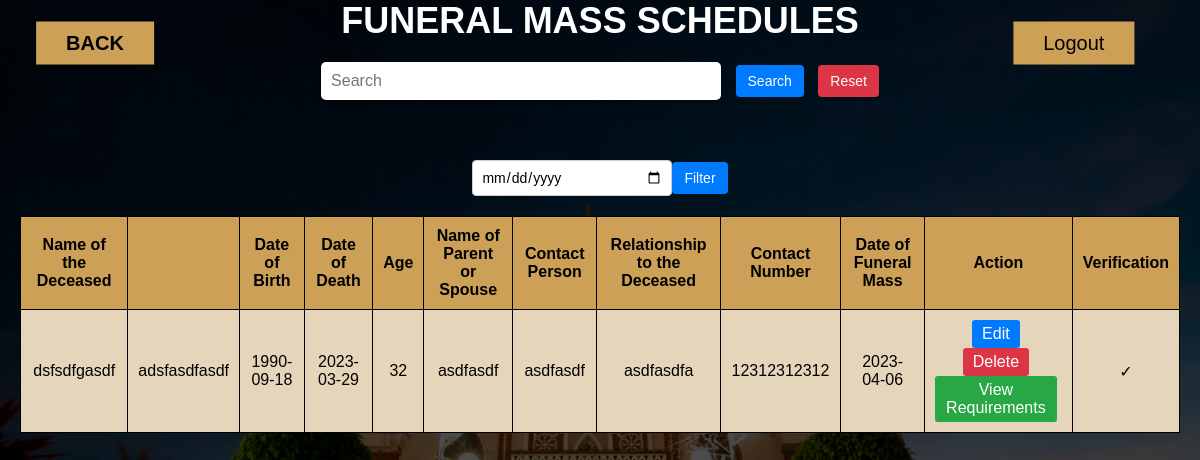
The page /adminfuneral.php (signed in) on the database as committed earlier.
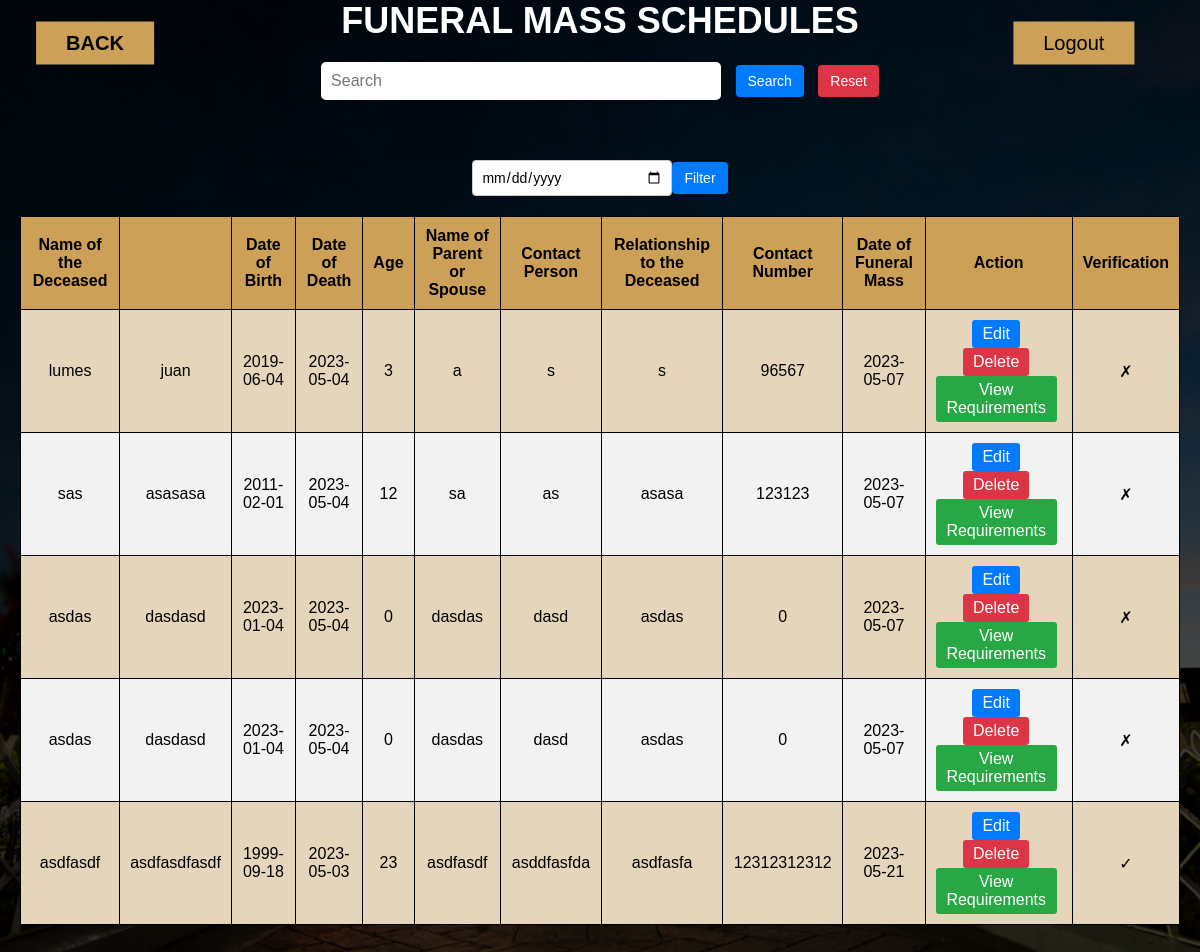
The same page on the database as committed later.
### tables this page shows
CREATE TABLE `tbl_funeral` (
  `id` int(11) NOT NULL,
  `lastname` varchar(255) NOT NULL,
  `firstname` varchar(255) NOT NULL,
  `birth` date NOT NULL,
  `death` date NOT NULL,
  `age` int(11) NOT NULL,
  `spouse` varchar(255) NOT NULL,
  `name_of_kin` varchar(255) NOT NULL,
  `relationship_to_deceased` varchar(255) NOT NULL,
  `number` bigint(20) NOT NULL,
  `mass` date NOT NULL,
  `death_certificate` tinyint(1) NOT NULL
);

### adminfuneral.php (the view, shortened to what this page needs)
<?php
$conn = new mysqli('localhost', 'root', '', 'db_church');
$search = '';
$massFilter = '';
$sql = "SELECT * FROM tbl_funeral";
$sql .= " ORDER BY mass ASC";
$result = $conn->query($sql);
?>
<!DOCTYPE html>
<html lang="en">
<head>
    <link rel="stylesheet" href="admin.css">
</head>
<body>
    <section class="title">
        <form class="name">
            <h1>FUNERAL MASS SCHEDULES</h1>
        </form>
    </section>
    <div class="container">
        <div class="content">
            <a href="logout.php" class="btn">Logout</a>
            <a href="admin1.php" class="btn2"><b>BACK</b></a>
        </div>
        <div class="search-bar">
            <form method="post">
                <input type="text" placeholder="Search" name="search" value="<?php echo $search; ?>">
                <button class="btn btn-dark btn-sm" name="submit">Search</button>
                <button class="reset-button">Reset</button>
            </form>
          </div>
          <div class = "filter">
            <form method="get" class="filter">
                <input type="date" id="mass" name="mass" value="<?php echo $massFilter; ?>">
                <button type="submit" name="submit">Filter</button>
            </form>
          </div>
            <table>
                <thead>
                    <tr>
                        <th>Name of the Deceased</th>
                        <th></th>
                        <th>Date of Birth</th>
                        <th>Date of Death</th>
                        <th>Age</th>
                        <th>Name of Parent or Spouse</th>
                        <th>Contact Person</th>
                        <th>Relationship to the Deceased</th>
                        <th>Contact Number</th>
                        <th>Date of Funeral Mass</th>
                        <th>Action</th>
                        <th>Verification</th>
                    </tr>
                </thead>
                <tbody>
                    <?php
                    if ($result) {
                        if (mysqli_num_rows($result) > 0) {
                            while ($row = mysqli_fetch_assoc($result)) {
                                echo '<tr>
                                        <td style="display:none;">' . $row['id'] . '</td>
                                        <td>' . $row['lastname'] . '</td>
                                        <td>' . $row['firstname'] . '</td>
                                        <td>' . $row['birth'] . '</td>
                                        <td>' . $row['death'] . '</td>
                                        <td>' . $row['age'] . '</td>
                                        <td>' . $row['spouse'] . '</td>
                                        <td>' . $row['name_of_kin'] . '</td>
                                        <td>' . $row['relationship_to_deceased'] . '</td>
                                        <td>' . $row['number'] . '</td>
                                        <td>' . $row['mass'] . '</td>
                                        <td>
                                            <a href="editfuneral.php?id=' . $row['id'] . '" class="edit-btn active">Edit</a>
                                            <form method="post">
                                                <input type="hidden" name="id" value="' . $row['id'] . '">
                                                <button type="submit" name="delete" class="delete-btn active">Delete</button>
                                            </form>
                                            <a href="frequirements.php?id=' . $row['id'] . '" class="view-requirements-btn active">View Requirements</a>
                                        </td>
                                        <td>';
                                if ($row['death_certificate'] == 1) {
                                    echo "&#x2713;";
                                } else {
                                    echo "&#x2717;";
                                }
                                echo '</td>
                                      </tr>';
                            }
                        } else {
                            echo '<tr><td colspan="13" class="text-danger">DATA NOT FOUND</td></tr>';
                        }
                    }
                    ?>
                </tbody>
            </table>
        </div>
</body>
</html>

Rows that differ between the two databases and show on the page:
removed tbl_funeral: lastname "dsfsdfgasdf", firstname "adsfasdfasdf", birth "1990-09-18", death "2023-03-29", age "32", spouse "asdfasdf", name_of_kin "asdfasdf", relationship_to_deceased "asdfasdfa", number "12312312312", mass "2023-04-06"
added tbl_funeral: lastname "lumes", firstname "juan", birth "2019-06-04", death "2023-05-04", age "3", spouse "a", name_of_kin "s", relationship_to_deceased "s", number "96567", mass "2023-05-07"
added tbl_funeral: lastname "sas", firstname "asasasa", birth "2011-02-01", death "2023-05-04", age "12", spouse "sa", name_of_kin "as", relationship_to_deceased "asasa", number "123123", mass "2023-05-07"
added tbl_funeral: lastname "asdas", firstname "dasdasd", birth "2023-01-04", death "2023-05-04", age "0", spouse "dasdas", name_of_kin "dasd", relationship_to_deceased "asdas", number "0", mass "2023-05-07"
added tbl_funeral: lastname "asdas", firstname "dasdasd", birth "2023-01-04", death "2023-05-04", age "0", spouse "dasdas", name_of_kin "dasd", relationship_to_deceased "asdas", number "0", mass "2023-05-07"
added tbl_funeral: lastname "asdfasdf", firstname "asdfasdfasdf", birth "1999-09-18", death "2023-05-03", age "23", spouse "asdfasdf", name_of_kin "asddfasfda", relationship_to_deceased "asdfasfa", number "12312312312", mass "2023-05-21"
